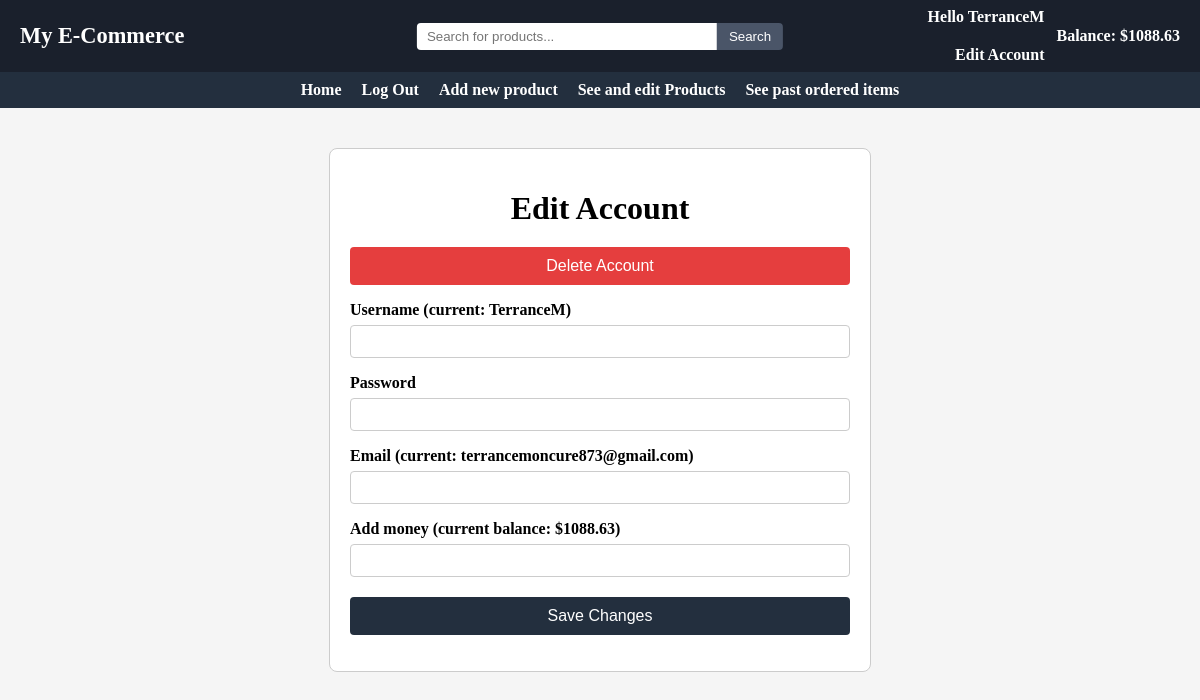
The app's page /863026096/edit, older data.
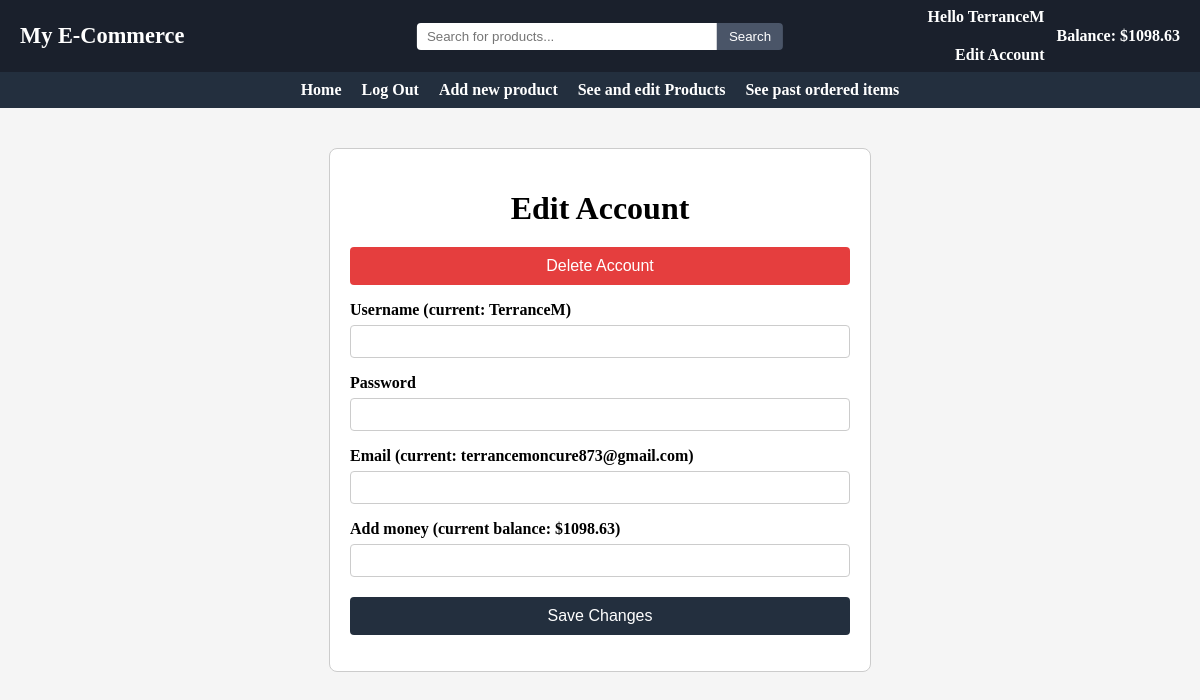
The same page, newer data.
### main/models.py (models this page shows, shortened)
class User(models.Model):
    userID = models.BigIntegerField(primary_key=True)
    username = models.CharField(max_length=50, unique=True)
    password = models.CharField(max_length=200)
    email = models.EmailField()
    role = models.SmallIntegerField()
    balance = models.FloatField(default=0)
    approved = models.BooleanField(default=False)

### main/views.py (the view)
# urls.py: path("<int:UserID>/edit", views.editAccount, name="edit"),
def editAccount(request, UserID=0):
    userData = 0
    try:
        userData = User.objects.get(userID=UserID)
        if(userData.role == 0):
            messages.add_message(request, messages.SUCCESS, "This account was rejected by an admin. Please create a new account")
            userData.delete()
    except User.DoesNotExist:
        userData = 0
        items = Item.objects.filter(~Q(price=0.0))
        items = items.filter(approved=True).order_by('name')[:20]
        return render(request, "index.html", {"userData": userData, "userID":UserID, "items":items})
    if(userData.role == 0):
        messages.add_message(request, messages.SUCCESS, "This account was rejected by an admin. Please create a new account")
        userData.delete()
    if request.method == "POST":
        form = EditAccount(request.POST)
        if form.is_valid():
            form.full_clean()
            username = request.POST.get("username")
            password = request.POST.get("password")
            email = request.POST.get("email")
            add_money = request.POST.get("add_money")
            oldUsername = userData.username
            if username != "":
                userData.username = username
            if password != "":
                userData.password = password
            if email != "":
                userData.email = email
            if add_money != "":
                userData.balance += round(float(add_money), 2)
            if(User.objects.filter(username=username).exists() and username != oldUsername):
                messages.add_message(request, messages.SUCCESS, "Username taken")
                userData.username = oldUsername
            else:
                userData.save()
                return HttpResponseRedirect("/%i/main" % userData.userID)
    else:
        form = EditAccount(request.POST)
        for fname in ['username', 'email', 'password', 'add_money']:
            if fname in form.fields:
                form.fields[fname].widget.attrs.update({'autocomplete': 'off'})
    return render(request, "editAccount.html", context = {"userData":userData, "form":form})

### main/forms.py
class EditAccount(forms.Form):
    username = forms.CharField(max_length=50, required=False,
                               widget=forms.TextInput(attrs={'autocomplete':'new-username'}))
    password = forms.CharField(max_length=200, required=False,
                               widget=forms.PasswordInput(attrs={'autocomplete':'new-password'}))
    email = forms.EmailField(required=False,
                             widget=forms.EmailInput(attrs={'autocomplete':'off'}))
    add_money = forms.FloatField(required=False,
                                widget=forms.NumberInput(attrs={'autocomplete':'off'}))

### main/templates/editAccount.html (shortened to what this page needs)
{% extends "base.html" %}
{% block content%}
<div class="form-container">
  {%block title%}<h1>Edit Account</h1>{%endblock title%}
  <form method="POST" action="edit/delete" onsubmit="return confirm('Are you sure you want to delete your account? This action cannot be undone.');">
    <button type="submit" class="delete-btn">Delete Account</button>
  </form>
  <form method="POST" action="" autocomplete="off">
    {% for field in form %}
      <div class="form-field">
        <label for="{{ field.id_for_label }}">
          {% if field.name == 'username' %}
            {{ field.label }} (current: {{ userData.username }})
          {% elif field.name == 'email' %}
            {{ field.label }} (current: {{ userData.email }})
          {% elif field.name == 'add_money' %}
            {{ field.label }} (current balance: ${{ userData.balance }})
          {% else %}
            {{ field.label }}
          {% endif %}
        </label>
        {{ field }}
      </div>
    {% endfor %}
    <button type="submit" class="btn">Save Changes</button>
  </form>
</div>
{%endblock content%}

### main/templates/base.html (shortened to what this page needs)
{% load static %}
<link rel="stylesheet" href="{% static 'css/styles.css' %}">
<header class="topbar">
  <div class="topbar-left">
    <h1 class="site-title">My E-Commerce</h1>
  </div>
  <div class="topbar-center">
    <form method="POST" action="/{%if userData.userID and userData.approved%}{{userData.userID}}/{% endif %}search/">
      <input type="text" name="search" placeholder="Search for products..." class="topbar-search"/>
      <button type="submit" name = "searchSubmit" value = "searchSubmit">Search</button>
    </form>
  </div>
  <div class="topbar-right">
    {% if userData.userID and userData.approved %}
      <a href="/{{userData.userID}}/edit" class="user-link">
        <span>Hello {{userData.username}}</span><br/>
        <span>Edit Account</span>
      </a>
      <span class="balance">Balance: ${{userData.balance}}</span>
    {% endif %}
  </div>
</header>
<header class="navbar">
    <nav class="navbar-menu">
        <ul class="nav-list">
            {%if not userData.userID%}
              <li><a href="/">Home</a></li>
              <li><a href="/login">Login</a></li>
              <li><a href="/create">Register</a></li>
            {%else%}
              <li><a href="/{{userData.userID}}/main">Home</a></li>
              <li><a href="/">Log Out</a></li>
                {%if userData.role == 3%}
                    <li><a href="/{{userData.userID}}/auth/users">Authenticate users</a></li>
                    <li><a href="/{{userData.userID}}/auth/items">Authenticate items</a></li>
                    <li><a href="/{{userData.userID}}/auth/monitorUsers">Monitor Users</a></li>
                    <li><a href="/{{userData.userID}}/auth/monitorItems">Monitor Products</a></li>
                    <li><a href="/{{userData.userID}}/auth/orders">Monitor Transactions</a></li>
                {%elif userData.role == 2%}
                    <li><a href="/{{userData.userID}}/sell/makeItem">Add new product</a></li>
                    <li><a href="/{{userData.userID}}/sell/items">See and edit Products</a></li>
                    <li><a href="/{{userData.userID}}/sell/orders">See past ordered items</a></li>
                {%elif userData.role == 1%}
                    <li><a href="/{{userData.userID}}/buy/cart">View Cart</a></li>
                    <li><a href="/{{userData.userID}}/buy/orders">See past orders</a></li>
                {%endif%}
          </ul>
          {%endif%}
    </nav>
  </header>
{%if not userData or userData.approved%}
  {%block content%}
  {%endblock content%}
{%endif%}

Row changes from the older to the newer data that the page shows:
changed User "TerranceM": balance "1088.63" → "1098.63"
Text that changed along with them:
new list line: "Add money (current balance: $ ) "
new list line: "1098.63"
list line gone: "Add money (current balance: $ ) "
list line gone: "1088.63"
